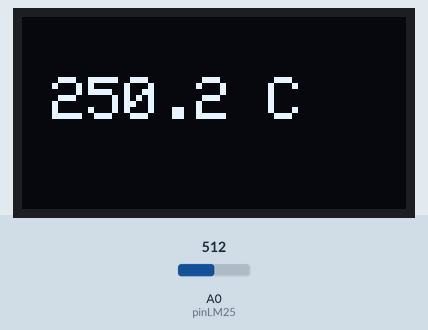
This sketch was run on a simulated Arduino Uno, built with avr-gcc and run on an emulated ATmega328P. On the bench: 128×64 one-colour display. The inputs (shaded band) are chosen by the test bench; at power-on: A0 (pinLM25) = 512.

Above: at 1.5 s.
1.6 s: A0 (pinLM25) set to 716
At 2.9 s:
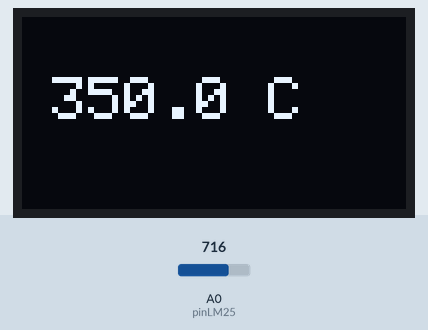
3.8 s: A0 (pinLM25) set to 900
At 5.2 s:
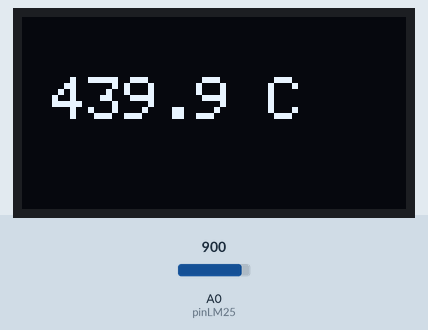
5.9 s: A0 (pinLM25) set to 1023
At 7.6 s:
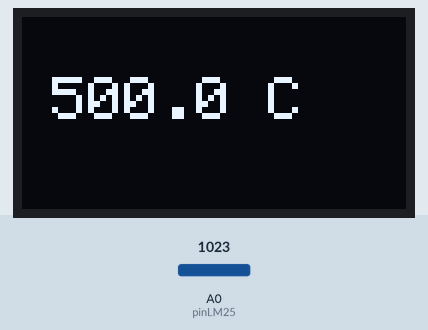
Timing chart, 0 to 9.1 s (numbered marks = the images above; inputs shaded):
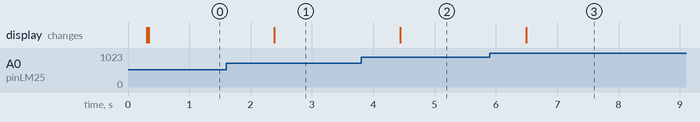

Measured:
- after the input at 1.6 s, the display: changes after 0.79 s (image 1)
- after the input at 3.8 s, the display: changes after 0.64 s (image 2)
- after the input at 5.9 s, the display: changes after 0.60 s (image 3)

The sketch:

laboratorio3_michi.ino
```cpp
//Importar las librerias a utilizar
#include <SPI.h>
#include <Wire.h>
#include <Adafruit_GFX.h>
#include <Adafruit_SH110X.h>

/* Uncomment the initialize the I2C address , uncomment only one, If you get a totally blank screen try the other*/
#define i2c_Address 0x3c //initialize with the I2C addr 0x3C Typically eBay OLED's

#define SCREEN_WIDTH 128 // OLED display width, in pixels
#define SCREEN_HEIGHT 64 // OLED display height, in pixels
#define OLED_RESET -1   //   QT-PY / XIAO
//Inicializa la configuración de la pantalla
Adafruit_SH1106G display = Adafruit_SH1106G(SCREEN_WIDTH, SCREEN_HEIGHT, &Wire, OLED_RESET);

const int pinLM25 = A0;


void setup()   {
  Serial.begin(9600);

  delay(250); // wait for the OLED to power up
  display.begin(i2c_Address, true); // Address 0x3C default
  display.setContrast (255); // dim display

  // Clear the buffer.
  display.clearDisplay();
  // Save to update screen changes
  display.display();
}

void loop() {

  int lectura = analogRead(pinLM25);
  float voltaje = lectura * (5.0/1023.0);
  float tempC = voltaje * 100.0;

  display.clearDisplay();
  display.setTextSize(2);
  display.setTextColor(SH110X_WHITE);
  display.setCursor(10,20);
  display.print(tempC,1);
  display.println(" C");
  display.display();
  delay(1000);

}
```
